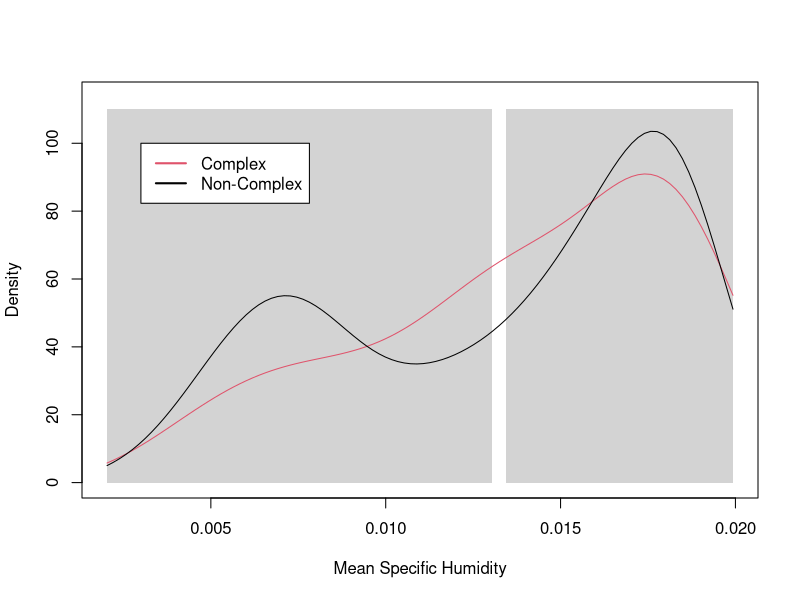

The R script that drew this image:
#  A method for plotting a density curve, where the height of the curve is the mean density of many independent samples.  
# One language from each family is chosen at random and the density curve is estimated for these samples (using the default kernel density estimation function in R).  This is repeated many times, then the mean curve height is taken for many points along the x axis. 


#setwd("~/Documents/MPI/ClimateAndLanguage/JoLE/Responses/ResponseSubmission/")

indepDensity = function(X, strat, from, to, n, nsample=1000, plot=F){
  
  #breaks = c(-Inf, seq(min(X),max(X),length.out=k),Inf)
  x = density(X,from=from, to=to, n=n)$x
  h = replicate(nsample, density(tapply(X,strat,sample,size=1),from=from, to=to, n=n)$y)
  h.m = rowMeans(h)
  if(plot){
    plot(NA, xlim=c(min(X),max(X)), ylim=c(0,max(h.m)))
    lines(x,h.m)
  }
  return(list(x=x,y=h.m))
  
}


d = read.csv("ANU_numTones_SpecificHumidity_GlottoFams.csv",header=TRUE, stringsAsFactors = F)
comp = d$Number.of.tones>=3
simp  = d$Number.of.tones<3

nx = 100
comp.d = indepDensity(d[d$Number.of.tones>=3,]$specH.mean, d[d$Number.of.tones>=3,]$Family, min(d$specH.mean), max(d$specH.mean), nx)
simp.d = indepDensity(d[d$Number.of.tones<3,]$specH.mean, d[d$Number.of.tones<3,]$Family,min(d$specH.mean), max(d$specH.mean), nx)


whole.dist = density(d$specH.mean, from=min(d$specH.mean), to=max(d$specH.mean), n=nx)

px = 0.0147
px = sort(d$specH.mean)[0.333*length(d$specH.mean)]
px = quantile(d$specH.mean,0.333,type=1)

pdf(file="IndependentDensityPlot.pdf", width=7, height=5)
plot(NA, xlim=c(min(d$specH.mean),max(d$specH.mean)), ylim=c(0,10+max(c(simp.d$y,comp.d$y))),xlab = 'Mean Specific Humidity', ylab='Density',main='')
#rect(min(d$specH.mean), 0,0.0093, 110, border=NA,col='gray')
#rect(0.0097, 0,0.0145, 110, border=NA,col='gray')
rect(min(d$specH.mean), 0,px - 0.0002, 110, border=NA,col='light gray')
rect(px + 0.0002, 0,max(d$specH.mean), 110, border=NA,col='light gray')
#lines(whole.dist$x,whole.dist$y/1.6, col='dark gray',lty=2)
lines(comp.d$x,comp.d$y,col=2)
lines(simp.d$x,simp.d$y)
legend(0.003,100, legend=c("Complex","Non-Complex"), col=2:1, lty=1, lwd=2)
dev.off()




